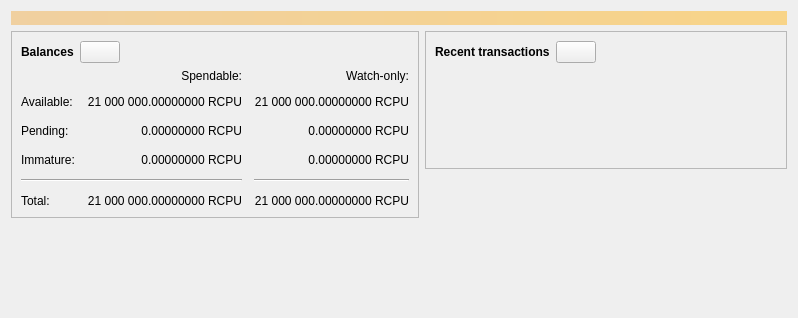
<?xml version="1.0" encoding="UTF-8"?>
<ui version="4.0">
 <class>OverviewPage</class>
 <widget class="QWidget" name="OverviewPage">
  <property name="geometry">
   <rect>
    <x>0</x>
    <y>0</y>
    <width>798</width>
    <height>318</height>
   </rect>
  </property>
  <property name="windowTitle">
   <string>Form</string>
  </property>
  <layout class="QVBoxLayout" name="topLayout">
   <item>
    <widget class="QLabel" name="labelAlerts">
     <property name="visible">
      <bool>false</bool>
     </property>
     <property name="styleSheet">
      <string notr="true">QLabel { background-color: qlineargradient(x1: 0, y1: 0, x2: 1, y2: 0, stop:0 #F0D0A0, stop:1 #F8D488); color:#000000; }</string>
     </property>
     <property name="wordWrap">
      <bool>true</bool>
     </property>
     <property name="margin">
      <number>3</number>
     </property>
     <property name="textInteractionFlags">
      <set>Qt::TextSelectableByMouse</set>
     </property>
    </widget>
   </item>
   <item>
    <layout class="QHBoxLayout" name="horizontalLayout" stretch="1,1">
     <item>
      <layout class="QVBoxLayout" name="verticalLayout_2">
       <item>
        <widget class="QFrame" name="frame">
         <property name="frameShape">
          <enum>QFrame::StyledPanel</enum>
         </property>
         <property name="frameShadow">
          <enum>QFrame::Raised</enum>
         </property>
         <layout class="QVBoxLayout" name="verticalLayout_4">
          <item>
           <layout class="QHBoxLayout" name="horizontalLayout_4">
            <item>
             <widget class="QLabel" name="label_5">
              <property name="font">
               <font>
                <weight>75</weight>
                <bold>true</bold>
               </font>
              </property>
              <property name="text">
               <string>Balances</string>
              </property>
             </widget>
            </item>
            <item>
             <widget class="QPushButton" name="labelWalletStatus">
              <property name="enabled">
               <bool>true</bool>
              </property>
              <property name="maximumSize">
               <size>
                <width>45</width>
                <height>16777215</height>
               </size>
              </property>
              <property name="toolTip">
               <string>The displayed information may be out of date. Your wallet automatically synchronizes with the Bitcoin network after a connection is established, but this process has not completed yet.</string>
              </property>
              <property name="text">
               <string/>
              </property>
              <property name="icon">
               <iconset resource="../bitcoin.qrc">
                <normaloff>:/icons/warning</normaloff>
                <disabledoff>:/icons/warning</disabledoff>:/icons/warning</iconset>
              </property>
              <property name="iconSize">
               <size>
                <width>24</width>
                <height>24</height>
               </size>
              </property>
             </widget>
            </item>
            <item>
             <spacer name="horizontalSpacer_3">
              <property name="orientation">
               <enum>Qt::Horizontal</enum>
              </property>
              <property name="sizeHint" stdset="0">
               <size>
                <width>40</width>
                <height>20</height>
               </size>
              </property>
             </spacer>
            </item>
           </layout>
          </item>
          <item>
           <layout class="QGridLayout" name="gridLayout">
            <property name="spacing">
             <number>12</number>
            </property>
            <item row="2" column="2">
             <widget class="QLabel" name="labelWatchPending">
              <property name="cursor">
               <cursorShape>IBeamCursor</cursorShape>
              </property>
              <property name="toolTip">
               <string>Unconfirmed transactions to watch-only addresses</string>
              </property>
              <property name="text">
               <string notr="true">0.00000000 RCPU</string>
              </property>
              <property name="alignment">
               <set>Qt::AlignRight|Qt::AlignTrailing|Qt::AlignVCenter</set>
              </property>
              <property name="textInteractionFlags">
               <set>Qt::LinksAccessibleByMouse|Qt::TextSelectableByKeyboard|Qt::TextSelectableByMouse</set>
              </property>
             </widget>
            </item>
            <item row="2" column="1">
             <widget class="QLabel" name="labelUnconfirmed">
              <property name="cursor">
               <cursorShape>IBeamCursor</cursorShape>
              </property>
              <property name="toolTip">
               <string>Total of transactions that have yet to be confirmed, and do not yet count toward the spendable balance</string>
              </property>
              <property name="text">
               <string notr="true">0.00000000 RCPU</string>
              </property>
              <property name="alignment">
               <set>Qt::AlignRight|Qt::AlignTrailing|Qt::AlignVCenter</set>
              </property>
              <property name="textInteractionFlags">
               <set>Qt::LinksAccessibleByMouse|Qt::TextSelectableByKeyboard|Qt::TextSelectableByMouse</set>
              </property>
             </widget>
            </item>
            <item row="3" column="2">
             <widget class="QLabel" name="labelWatchImmature">
              <property name="cursor">
               <cursorShape>IBeamCursor</cursorShape>
              </property>
              <property name="toolTip">
               <string>Mined balance in watch-only addresses that has not yet matured</string>
              </property>
              <property name="text">
               <string notr="true">0.00000000 RCPU</string>
              </property>
              <property name="alignment">
               <set>Qt::AlignRight|Qt::AlignTrailing|Qt::AlignVCenter</set>
              </property>
              <property name="textInteractionFlags">
               <set>Qt::LinksAccessibleByMouse|Qt::TextSelectableByKeyboard|Qt::TextSelectableByMouse</set>
              </property>
             </widget>
            </item>
            <item row="4" column="0" colspan="2">
             <widget class="Line" name="line">
              <property name="orientation">
               <enum>Qt::Horizontal</enum>
              </property>
             </widget>
            </item>
            <item row="4" column="2">
             <widget class="Line" name="lineWatchBalance">
              <property name="sizePolicy">
               <sizepolicy hsizetype="Preferred" vsizetype="Fixed">
                <horstretch>0</horstretch>
                <verstretch>0</verstretch>
               </sizepolicy>
              </property>
              <property name="minimumSize">
               <size>
                <width>140</width>
                <height>0</height>
               </size>
              </property>
              <property name="orientation">
               <enum>Qt::Horizontal</enum>
              </property>
             </widget>
            </item>
            <item row="5" column="0">
             <widget class="QLabel" name="labelTotalText">
              <property name="text">
               <string>Total:</string>
              </property>
             </widget>
            </item>
            <item row="3" column="1">
             <widget class="QLabel" name="labelImmature">
              <property name="cursor">
               <cursorShape>IBeamCursor</cursorShape>
              </property>
              <property name="toolTip">
               <string>Mined balance that has not yet matured</string>
              </property>
              <property name="text">
               <string notr="true">0.00000000 RCPU</string>
              </property>
              <property name="alignment">
               <set>Qt::AlignRight|Qt::AlignTrailing|Qt::AlignVCenter</set>
              </property>
              <property name="textInteractionFlags">
               <set>Qt::LinksAccessibleByMouse|Qt::TextSelectableByKeyboard|Qt::TextSelectableByMouse</set>
              </property>
             </widget>
            </item>
            <item row="2" column="3">
             <spacer name="horizontalSpacer_2">
              <property name="orientation">
               <enum>Qt::Horizontal</enum>
              </property>
              <property name="sizeHint" stdset="0">
               <size>
                <width>40</width>
                <height>20</height>
               </size>
              </property>
             </spacer>
            </item>
            <item row="3" column="0">
             <widget class="QLabel" name="labelImmatureText">
              <property name="text">
               <string>Immature:</string>
              </property>
             </widget>
            </item>
            <item row="5" column="1">
             <widget class="QLabel" name="labelTotal">
              <property name="cursor">
               <cursorShape>IBeamCursor</cursorShape>
              </property>
              <property name="toolTip">
               <string>Your current total balance</string>
              </property>
              <property name="text">
               <string notr="true">21 000 000.00000000 RCPU</string>
              </property>
              <property name="alignment">
               <set>Qt::AlignRight|Qt::AlignTrailing|Qt::AlignVCenter</set>
              </property>
              <property name="textInteractionFlags">
               <set>Qt::LinksAccessibleByMouse|Qt::TextSelectableByKeyboard|Qt::TextSelectableByMouse</set>
              </property>
             </widget>
            </item>
            <item row="5" column="2">
             <widget class="QLabel" name="labelWatchTotal">
              <property name="cursor">
               <cursorShape>IBeamCursor</cursorShape>
              </property>
              <property name="toolTip">
               <string>Current total balance in watch-only addresses</string>
              </property>
              <property name="text">
               <string notr="true">21 000 000.00000000 RCPU</string>
              </property>
              <property name="alignment">
               <set>Qt::AlignRight|Qt::AlignTrailing|Qt::AlignVCenter</set>
              </property>
              <property name="textInteractionFlags">
               <set>Qt::LinksAccessibleByMouse|Qt::TextSelectableByKeyboard|Qt::TextSelectableByMouse</set>
              </property>
             </widget>
            </item>
            <item row="0" column="2">
             <widget class="QLabel" name="labelWatchonly">
              <property name="text">
               <string>Watch-only:</string>
              </property>
              <property name="alignment">
               <set>Qt::AlignRight|Qt::AlignTrailing|Qt::AlignVCenter</set>
              </property>
             </widget>
            </item>
            <item row="1" column="0">
             <widget class="QLabel" name="labelBalanceText">
              <property name="text">
               <string>Available:</string>
              </property>
             </widget>
            </item>
            <item row="1" column="1">
             <widget class="QLabel" name="labelBalance">
              <property name="cursor">
               <cursorShape>IBeamCursor</cursorShape>
              </property>
              <property name="toolTip">
               <string>Your current spendable balance</string>
              </property>
              <property name="text">
               <string notr="true">21 000 000.00000000 RCPU</string>
              </property>
              <property name="alignment">
               <set>Qt::AlignRight|Qt::AlignTrailing|Qt::AlignVCenter</set>
              </property>
              <property name="textInteractionFlags">
               <set>Qt::LinksAccessibleByMouse|Qt::TextSelectableByKeyboard|Qt::TextSelectableByMouse</set>
              </property>
             </widget>
            </item>
            <item row="1" column="2">
             <widget class="QLabel" name="labelWatchAvailable">
              <property name="cursor">
               <cursorShape>IBeamCursor</cursorShape>
              </property>
              <property name="toolTip">
               <string>Your current balance in watch-only addresses</string>
              </property>
              <property name="text">
               <string notr="true">21 000 000.00000000 RCPU</string>
              </property>
              <property name="alignment">
               <set>Qt::AlignRight|Qt::AlignTrailing|Qt::AlignVCenter</set>
              </property>
              <property name="textInteractionFlags">
               <set>Qt::LinksAccessibleByMouse|Qt::TextSelectableByKeyboard|Qt::TextSelectableByMouse</set>
              </property>
             </widget>
            </item>
            <item row="2" column="0">
             <widget class="QLabel" name="labelPendingText">
              <property name="text">
               <string>Pending:</string>
              </property>
             </widget>
            </item>
            <item row="0" column="1">
             <widget class="QLabel" name="labelSpendable">
              <property name="text">
               <string>Spendable:</string>
              </property>
              <property name="alignment">
               <set>Qt::AlignRight|Qt::AlignTrailing|Qt::AlignVCenter</set>
              </property>
             </widget>
            </item>
           </layout>
          </item>
         </layout>
        </widget>
       </item>
       <item>
        <spacer name="verticalSpacer">
         <property name="orientation">
          <enum>Qt::Vertical</enum>
         </property>
         <property name="sizeHint" stdset="0">
          <size>
           <width>20</width>
           <height>40</height>
          </size>
         </property>
        </spacer>
       </item>
      </layout>
     </item>
     <item>
      <layout class="QVBoxLayout" name="verticalLayout_3">
       <item>
        <widget class="QFrame" name="frame_2">
         <property name="frameShape">
          <enum>QFrame::StyledPanel</enum>
         </property>
         <property name="frameShadow">
          <enum>QFrame::Raised</enum>
         </property>
         <layout class="QVBoxLayout" name="verticalLayout">
          <item>
           <layout class="QHBoxLayout" name="horizontalLayout_2">
            <item>
             <widget class="QLabel" name="label_4">
              <property name="font">
               <font>
                <weight>75</weight>
                <bold>true</bold>
               </font>
              </property>
              <property name="text">
               <string>Recent transactions</string>
              </property>
             </widget>
            </item>
            <item>
             <widget class="QPushButton" name="labelTransactionsStatus">
              <property name="enabled">
               <bool>true</bool>
              </property>
              <property name="maximumSize">
               <size>
                <width>45</width>
                <height>16777215</height>
               </size>
              </property>
              <property name="toolTip">
               <string>The displayed information may be out of date. Your wallet automatically synchronizes with the Bitcoin network after a connection is established, but this process has not completed yet.</string>
              </property>
              <property name="text">
               <string/>
              </property>
              <property name="icon">
               <iconset resource="../bitcoin.qrc">
                <normaloff>:/icons/warning</normaloff>
                <disabledoff>:/icons/warning</disabledoff>:/icons/warning</iconset>
              </property>
              <property name="iconSize">
               <size>
                <width>24</width>
                <height>24</height>
               </size>
              </property>
             </widget>
            </item>
            <item>
             <spacer name="horizontalSpacer">
              <property name="orientation">
               <enum>Qt::Horizontal</enum>
              </property>
              <property name="sizeHint" stdset="0">
               <size>
                <width>40</width>
                <height>20</height>
               </size>
              </property>
             </spacer>
            </item>
           </layout>
          </item>
          <item>
           <widget class="TransactionOverviewWidget" name="listTransactions">
            <property name="styleSheet">
             <string notr="true">QListView { background: transparent; }</string>
            </property>
            <property name="frameShape">
             <enum>QFrame::NoFrame</enum>
            </property>
            <property name="verticalScrollBarPolicy">
             <enum>Qt::ScrollBarAlwaysOff</enum>
            </property>
            <property name="horizontalScrollBarPolicy">
             <enum>Qt::ScrollBarAlwaysOff</enum>
            </property>
            <property name="sizeAdjustPolicy">
             <enum>QAbstractScrollArea::AdjustToContents</enum>
            </property>
            <property name="selectionMode">
             <enum>QAbstractItemView::NoSelection</enum>
            </property>
            <property name="uniformItemSizes">
             <bool>true</bool>
            </property>
           </widget>
          </item>
         </layout>
        </widget>
       </item>
       <item>
        <spacer name="verticalSpacer_2">
         <property name="orientation">
          <enum>Qt::Vertical</enum>
         </property>
         <property name="sizeHint" stdset="0">
          <size>
           <width>20</width>
           <height>40</height>
          </size>
         </property>
        </spacer>
       </item>
      </layout>
     </item>
    </layout>
   </item>
  </layout>
 </widget>
 <customwidgets>
  <customwidget>
   <class>TransactionOverviewWidget</class>
   <extends>QListView</extends>
   <header>qt/transactionoverviewwidget.h</header>
  </customwidget>
 </customwidgets>
 <resources/>
 <connections/>
</ui>
